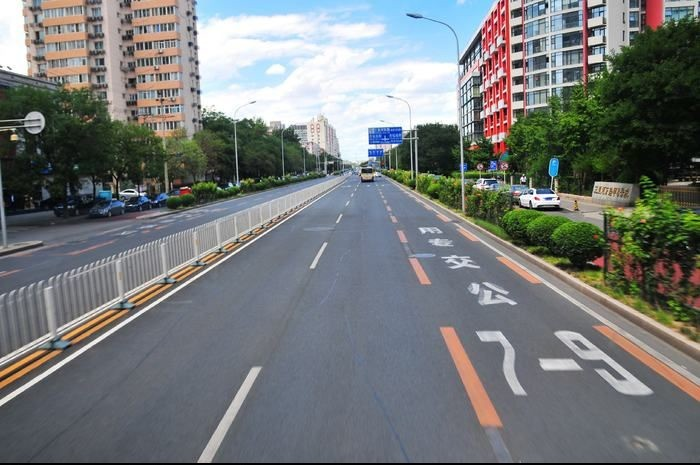
//> input picture img/img1.jpeg, 700 x 465 px
$ ./ipm_tran   (built with g++ and OpenCV 4)
//> lines starting //> are read from the running program, lines starting //| are printed output that depends on the picture; after the words box and inside, x2 and y2 are one past the last pixel; in counts of white or black regions, pixels touching at a corner belong together
//> further down, src is the input picture: 465 rows x 700 cols, CV_8UC3; mean B, G, R 120.1, 120.1, 116
// #include <opencv2/core/core.hpp>
#include <opencv2/opencv.hpp>

using namespace cv;
using namespace std;

bool executeipm(Mat& img,Mat& dst,Point2d P1,Point2d P2,Point2d P3,Point2d P4)
{
//> called with P1 = Point(241, 393), P2 = Point(321, 250), P3 = Point(408, 250), P4 = Point(477, 393)
    if (img.data)
    {
        Point2f corners[4];//原图四个点
        Point2f corners_trans[4];//逆透视图四个点

        //**车载场景图象的其他参数**//
        float roi_x0=0;
        float roi_y0=228;
        float ROI_HEIGHT=30000;
        float ROI_WIDTH=3750;
        //************************//

        corners[0] = P2;
        corners[1] = P3;
        corners[2] = P1;
        corners[3] = P4;

        //设定逆透视图的宽度
        float IPM_WIDTH=500;
        float N=5;
        //保证逆透视图的宽度大概为N个车头宽
        float sacale=(IPM_WIDTH/N)/ROI_WIDTH;
        float IPM_HEIGHT=ROI_HEIGHT*sacale;

        //逆透视图初始化
        dst=Mat::zeros(IPM_HEIGHT+50,IPM_WIDTH,img.type());
        // dst=Mat::zeros(800,1000,img.type());

        cout << "原图像大小" << img.size() <<endl;
//| 原图像大小[700 x 465]
        cout << "变换后图像大小" << dst.size() <<endl;
//| 变换后图像大小[500 x 850]

        corners_trans[0] = Point2f(IPM_WIDTH/2-IPM_WIDTH/(2*N),0);  //P2
        corners_trans[1] = Point2f(IPM_WIDTH/2+IPM_WIDTH/(2*N),0);  //P3
        corners_trans[2] = Point2f(IPM_WIDTH/2-IPM_WIDTH/(2*N),IPM_HEIGHT);   //P1
        corners_trans[3] = Point2f(IPM_WIDTH/2+IPM_WIDTH/(2*N),IPM_HEIGHT);   //P4

        // cout << IPM_WIDTH/2-IPM_WIDTH/(2*N)<<endl;
        // cout << IPM_WIDTH/2+IPM_WIDTH/(2*N)<<endl;
        // cout << IPM_HEIGHT<<endl;

        //计算原图到逆透视图和逆透视图到原图的变换矩阵
        Mat warpMatrix_src2ipm;
        warpMatrix_src2ipm = getPerspectiveTransform(corners, corners_trans);
        warpPerspective(img, dst, warpMatrix_src2ipm, dst.size());
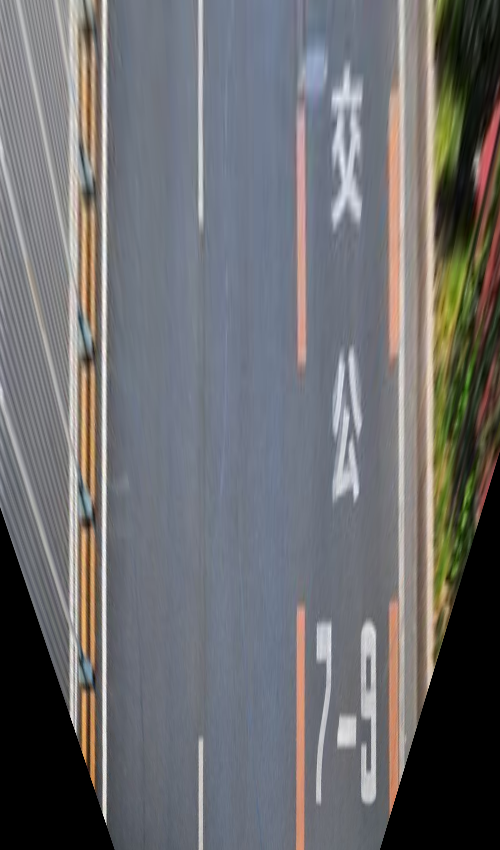
//> dst: 850 rows x 500 cols, CV_8UC3; mean B, G, R 110.8, 108.5, 108.2
        //标出两组点
        for(int i=0;i<4;i++)
            circle(img,corners[i],5,Scalar(0,255,255),4);
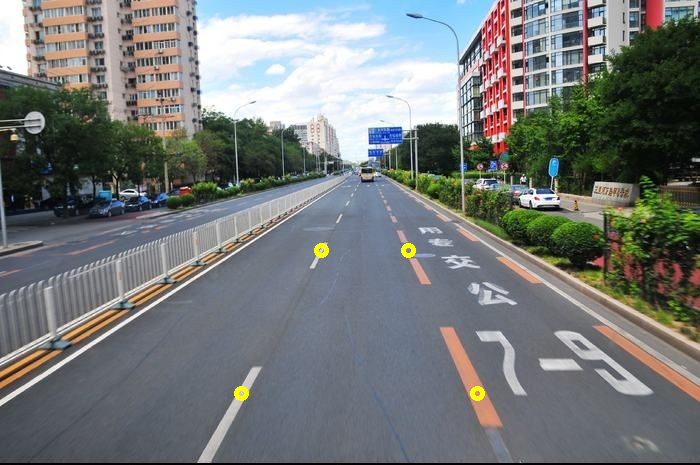
//> img: 465 rows x 700 cols, CV_8UC3; 0.19% of pixels changed, all inside (x1, y1, x2, y2) = (234, 243, 485, 401)
        for(int i=0;i<4;i++)
            circle(dst,corners_trans[i],5,Scalar(0,255,255),4);
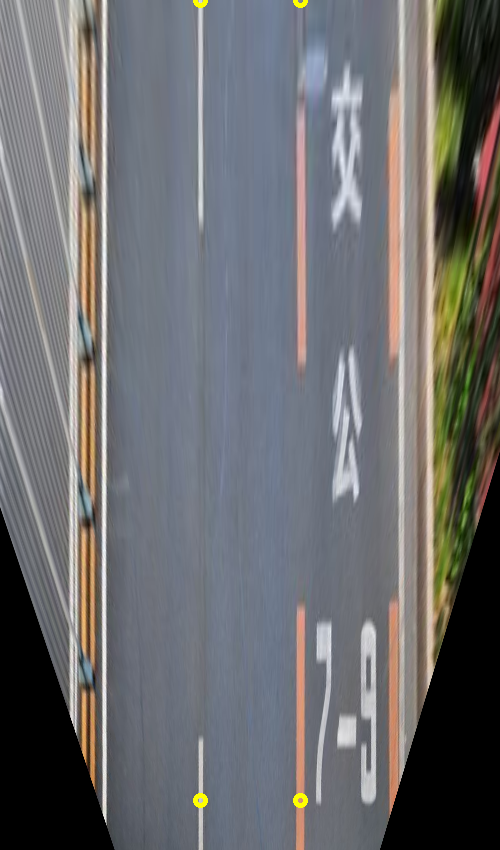
//> dst: 850 rows x 500 cols, CV_8UC3; 0.11% of pixels changed, all inside (x1, y1, x2, y2) = (193, 0, 308, 808)

        imshow("img",img);
        imshow("dst",dst);
        imwrite("../img/result_img.png", img);
        imwrite("../img/result.png", dst);
    }
    else
    {
        cout << "NO IMAGE!!!" << endl;
        return false;
    }

    return true;
}

int main(int argc, char *argv[])
{
    Mat src, dst;

    // 图像1
    src = imread("../img/img1.jpeg");

    Point2d p1(321,250);
    Point2d p2(408,250);
    Point2d p3(241,393);
    Point2d p4(477,393);

    // [6 lines of commented-out code are left out]

    executeipm(src,dst,p3,p1,p2,p4);
    waitKey(0);
    return 0;
}

$ run again, with img/img2.jpeg copied over img/img1.jpeg
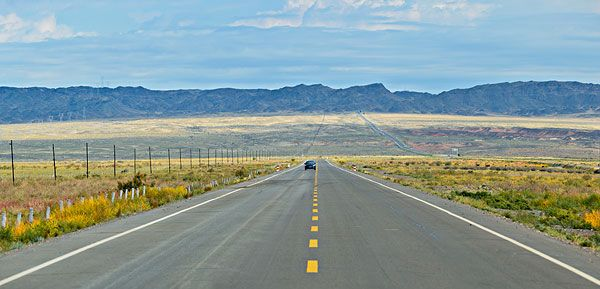
//> input picture img/img2.jpeg, 600 x 289 px
//> src is the input picture: 289 rows x 600 cols, CV_8UC3; mean B, G, R 152.3, 154.2, 136.9
//| 原图像大小[600 x 289]
//| 变换后图像大小[500 x 850]
//> after the loop in executeipm, `for(int i=0;i<4;i++)`:
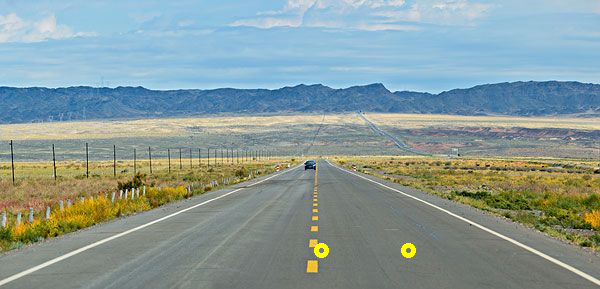
//> img: 289 rows x 600 cols, CV_8UC3; 0.18% of pixels changed, all inside (x1, y1, x2, y2) = (314, 243, 416, 258)
//> after the loop in executeipm, `for(int i=0;i<4;i++)`:
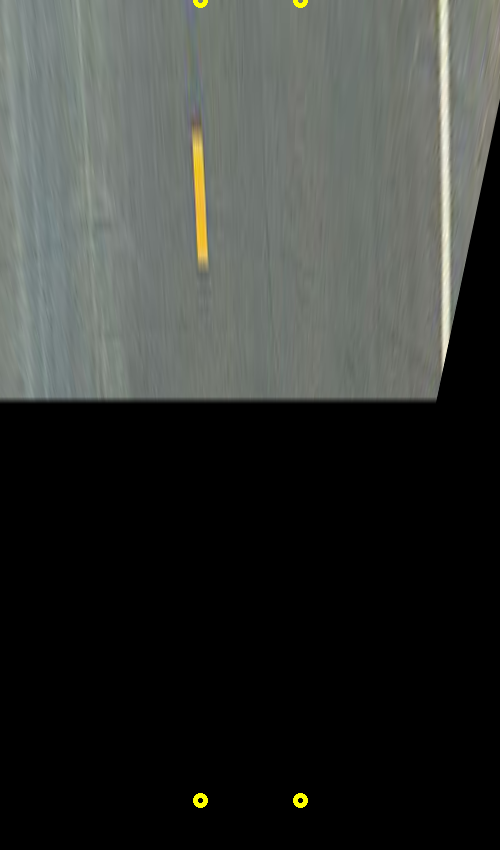
//> dst: 850 rows x 500 cols, CV_8UC3; mean B, G, R 53.2, 56.4, 53.8
